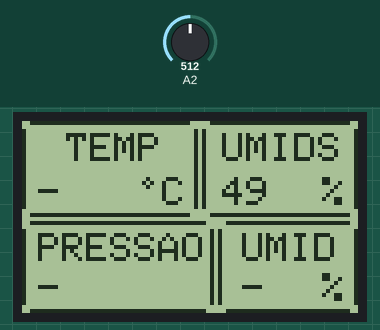
This sketch was run on a simulated Arduino Uno, built with avr-gcc and run on an emulated ATmega328P. Shown: 84×48 one-colour display. The inputs (shaded band) are chosen by the test bench; at power-on: A2 = 512.

Above: at 2.2 s.
2.3 s: A2 set to 716
At 3.6 s:
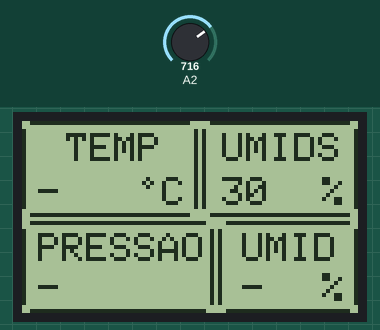
5.0 s: A2 set to 900
At 5.7 s:
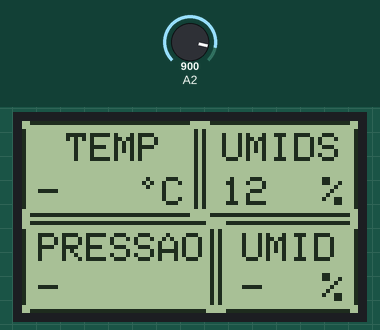
7.7 s: A2 set to 1023
At 9.7 s:
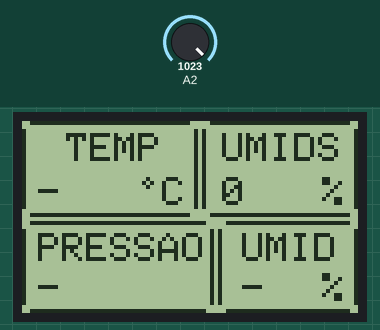
Timing chart, 0 to 11.2 s (numbered marks = the images above; inputs shaded):
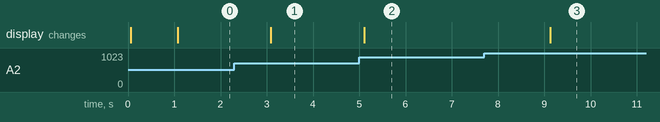

The sketch:

Sensor_de_Umidade_de_Solo_2.ino
```cpp
#include <Adafruit_GFX.h>
#include <Adafruit_PCD8544.h>
#include <Wire.h>
#include <SPI.h>

int umidade = 0;
int umids = 0;

Adafruit_PCD8544 display = Adafruit_PCD8544(8, 9, 10, 11, 12);

void setup()
{
  Serial.begin(9600);
  display.begin();
  pinMode(A2, INPUT);
  // Ajusta o contraste do display
  display.setContrast(10);
  // Apaga o buffer e o display
  display.clearDisplay();
  // Define tamanho do texto e cor
  display.setTextSize(1);
  display.setTextColor(BLACK);

  // Retangulo temperatura
  display.drawRoundRect(0,0, 44,24, 3, 2);
  // Texto inicial temperatura
  display.setCursor(11,3);  // Seta a posição do cursor
  display.println("TEMP");
  display.setCursor(5,14);
  display.println("----");
  display.setCursor(29,14);
  display.drawCircle(31, 15, 1,1);
  display.println(" C");

  // Retangulo umidade solo
  display.drawRoundRect(45,0, 39 ,24, 3, 2);
  // Texto inicial Umidade solo
  display.setCursor(50,3);
  display.println("UMIDS");
  display.setCursor(50,14);
  display.println("----");
  display.setCursor(75,14);
  display.println("%");

  // Retangulo pressao
  display.drawRoundRect(0,25, 48 ,23, 3, 2);
  // Texto inicial Pressao
  display.setCursor(4,28);
  display.println("PRESSAO");
  display.setCursor(6,38);
  display.println("----");
  display.display();

  // Retangulo umidade
  display.drawRoundRect(49, 25, 35,23, 3, 2);
  // Texto inicial umidade
  display.setCursor(55,28);
  display.println("UMID");
  display.setCursor(75,38);
  display.println("%");
  display.setCursor(60,38);
  display.println("--");
  display.display();

  delay(1000);
}
void loop()
{
  umidade = analogRead(A2);
  int umids = map(umidade, 1023, 0, 0, 100);

  // Apresentação de dados
  // Atualiza valor da umidade do solo
  display.fillRect(50,13, 23 , 10, 0);
  display.setCursor(50,14);
  display.println(umids);

  // Atualiza valor da temperatura
  display.fillRect(4,13, 25 , 10, 0);
  display.setCursor(4,14);
  display.println('-');

  // Atualiza valor da pressao
  display.fillRect(4, 37, 35 , 10, 0);
  display.setCursor(4,38);
  display.println('-');

  // Atualiza valor da umidade
  display.fillRect(50, 37, 23 , 10, 0);
  display.setCursor(55,38);
  display.println('-');

  display.display();

  delay(2000);
}
```

Measured:
- after the input at 2.3 s, the display: changes after 0.79 s (image 1)
- after the input at 5.0 s, the display: changes after 0.11 s (image 2)
- after the input at 7.7 s, the display: changes after 1.4 s (image 3)
